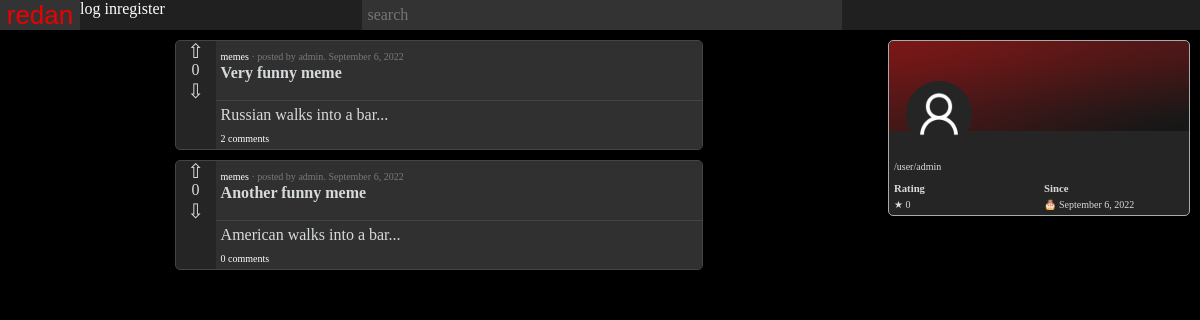
Screenshot of /user/admin with the database file from the repository.
### users/models.py (models this page shows, shortened)
class Profile(models.Model):
    id = models.UUIDField(default=uuid.uuid4, unique=True, primary_key=True, editable=False)
    user_id = models.OneToOneField(User, on_delete=models.CASCADE)
    about = models.CharField(max_length=200, blank=True)
    country = CountryField(blank=True)
    rating = models.IntegerField(default=0)
    profile_image = models.ImageField(upload_to='profile/', blank=True, default='profile/default.png')
    banner_image = models.ImageField(upload_to='banner/', blank=True, default='banner/default.png')
    def __str__(self):
        return str(self.user_id)

### ribbon/models.py (models this page shows, shortened)
class SectionPost(models.Model):
    id = models.UUIDField(default=uuid.uuid4, unique=True, primary_key=True, editable=False)
    section_id = models.ForeignKey(Section, on_delete=models.CASCADE)
    profile_id = models.ForeignKey(Profile, on_delete=models.CASCADE)
    title = models.CharField(max_length=30)
    rating = models.IntegerField(default=0)
    image = models.ImageField(upload_to=sectionpost_path, null=True, blank=True)
    content = models.TextField(max_length=2000, blank=True)
    date_published = models.DateField(auto_now_add=True)
    class Meta():
        ordering = ['-rating']

class Section(models.Model):
    id = models.UUIDField(default=uuid.uuid4, unique=True, primary_key=True, editable=False)
    title = models.CharField(max_length=50, unique=True)
    description = models.CharField(max_length=200, blank=True)
    image = models.ImageField(upload_to=section_path)
    subscribers = models.ManyToManyField(User, editable=False)
    date_created = models.DateTimeField(auto_now_add=True)
    def __str__(self):
        return str(self.title)

### users/views.py (the view)
# urls.py: path('<str:username>', userView, name='user'),
def userView(request, username):
    user = User.objects.get(username=username)
    profile = user.profile
    posts = SectionPost.objects.filter(profile_id=profile.id)
    context = {
        'username': username,
        'user': user,
        'profile': profile,
        'posts': posts,
    }
    return render(request, 'users/user.html', context)

### users/templates/users/user.html (shortened to what this page needs)
{% extends 'ribbon/base.html' %}
{% block content %}
<head>
</head>
<main>
    <div class="div_profile_layout">
        <div class="div_profile">
            <div class="div_profile_banner">
                <img class="profile_banner_image" src="{{ profile.banner_image.url }}">
            </div>
            <div class="div_profile_image">
                <img class="profile_profile_image" src="{{ profile.profile_image.url }}">
            </div>
            <div class="div_profile_info">
                <p class="username">
                    /user/{{ username }}
                </p>
                <div style="display: flex; width: 300px; align-content: stretch;">
                    <div class="profile_flex_info">
                        <h6>
                            Rating
                        </h6>
                        <p>
                            &#9733; {{ profile.rating }}
                        </p>
                    </div>
                    <div class="profile_flex_info">
                        <h6>
                            Since
                        </h6>
                        <p>
                            &#127874; {{ user.date_joined|date:"F j, Y" }}
                        </p>
                    </div>
                </div>
            </div>
        </div>
        <div class="div_profile_posts">
            {% for post in posts %}
            <div class="div_post">
                <div class="div_post_upvote">
                    <a href="" class="button_upvote">&#8679;</a>
                </div>
                <div class="div_post_rating">
                    {{ post.rating }}
                </div>
                <div class="div_post_downvote">
                    <a href="" class="button_downvote">&#8681;</a>
                </div>
                <div class="div_post_header">
                    <a href="" class="post_group">{{ post.section_id }}</a><span class="post_info"> · posted by <a class="post_author" href="{% url 'user' post.profile_id.user_id %}">{{ post.profile_id }}</a>. {{ post.date_published|date:"F j, Y" }}</span>
                    <br>
                    <a href="" class="post_title">{{ post.title }}</a>
                </div>
                <div class="div_post_content">
                    <p class="post_content_text">
                        {{ post.content }}
                    </p>
                </div>
                <div class="div_post_footer">
                    <div class="post_footer_comments">
                        <a class="button_comments" href="">
                            <div>
                                <span>{{ post.comments_set.all.count }} сomment{{ post.comments_set.all.count|pluralize:'s'}}</span>
                            </div>
                        </a>
                    </div>
                </div>
            </div>
            {% endfor %}
        </div>
    </div>
</main>
{% endblock content %}

### ribbon/static/ribbon/main.css (style rules this page uses)
body { background-color: #000; margin: 0; font-family: "Verdana", "Tahoma", "Trebuchet MS"; }
.div_post { margin: 10px auto; width: 60%; min-width: 400px; color: #D7DADC; background-color: #252525; border: solid 1px #444; border-radius: 5px; display: grid; grid-template-columns: 40px auto; grid-template-rows: 20px 20px 20px auto auto 20px; }
.div_post_upvote { grid-column: 1 / span 1; grid-row: 1 / span 1; text-align: center; }
.div_post_rating { grid-column: 1 / span 1; grid-row: 2 / span 1; text-align: center; }
.div_post_downvote { grid-column: 1 / span 1; grid-row: 3 / span 1; text-align: center; }
.button_upvote, .button_downvote { text-decoration: none; color: inherit; font-size: 20px; line-height: 20px; }
.div_post_header { grid-column: 2 / span 1; grid-row: 1 / span 4; padding: 5px; border-radius: 0 5px 0 0; border-bottom: solid 1px #444; background-color: #303030; }
.post_title { text-decoration: none; font-weight: bold; color: #D7DADC; }
.post_group { text-decoration: none; font-size: 10px; color: #fff; }
.post_author { text-decoration: none; color: #77797a; }
.post_info { font-size: 10px; color: #77797a; }
.div_post_content { grid-column: 2 / span 1; grid-row: 5 / span 1; padding: 5px; background-color: #303030; }
.post_content_text { margin: 0; }
.div_post_footer { grid-column: 2 / span 1; grid-row: 6 / span 1; border-radius: 0 0 5px 0; background-color: #303030; display: grid; grid-template-columns: auto 1fr; grid-template-rows: auto; }
.post_footer_comments { grid-column: 1 / span 1; grid-row: 1 / span 1; padding: 0 5px 0 5px; font-size: 10px; line-height: 20px; }
.button_comments { text-decoration: none; color: #fff; }
.button_comments div { text-align: center; height: 100%; }
.div_profile_layout { display: grid; grid-template-columns: auto 322px; grid-template-rows: auto; }
.div_profile_posts { grid-column: 1 / span 1; grid-row: 1 / span 1; }
.div_profile { grid-column: 2 / span 1; grid-row: 1 / span 1; margin: 10px 10px auto auto; width: 300px; color: #D7DADC; background-color: #252525; border: solid 1px #aaa; border-radius: 5px; display: grid; grid-template-columns: 100px auto; grid-template-rows: 90px, auto; }
.div_profile_image { grid-column: 1 / span 1; grid-row: 1 / span 1; margin-left: auto; margin-right: auto; margin-top: 40px; text-align: center; }
.profile_profile_image { height: 60px; width: 60px; object-fit: cover; border-radius: 50%; background-color: #252525; border: solid #252525 3px; }
.div_profile_banner { grid-column: 1 / span 2; grid-row: 1 / span 1; height: 90px; width: 300px; }
.profile_banner_image { border-radius: 5px 5px 0 0; height: 100%; width: 100%; object-fit: cover; }
.div_profile_info { grid-column: 1 / span 2; grid-row: 2 / span 1; }
.username { font-size: 10px; margin-left: 5px; }
.profile_flex_info { flex: 1; padding-left: 5px; }
.profile_flex_info h6 { margin: 0; }
.profile_flex_info p { margin-top: 5px; margin-bottom: 5px; font-size: 10px; }

### rows the page displays
Profile: banner_image (placeholder picture), profile_image (placeholder picture), rating "0"
SectionPost: rating "0", section_id "memes", profile_id "admin", date_published "September 6, 2022", title "Very funny meme", content "Russian walks into a bar...", comments_set.all.count "2"
SectionPost: rating "0", section_id "memes", profile_id "admin", date_published "September 6, 2022", title "Another funny meme", content "American walks into a bar...", comments_set.all.count "0"

### other values shown
{{ username }} "admin"
{{ user.date_joined|date:"F j, Y" }} "September 6, 2022"
